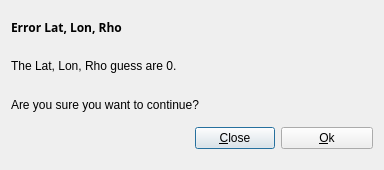
<?xml version="1.0" encoding="UTF-8"?>
<ui version="4.0">
 <class>HellingerErrorLatLonRho</class>
 <widget class="QDialog" name="HellingerErrorLatLonRho">
  <property name="geometry">
   <rect>
    <x>0</x>
    <y>0</y>
    <width>384</width>
    <height>170</height>
   </rect>
  </property>
  <property name="windowTitle">
   <string>Dialog</string>
  </property>
  <layout class="QGridLayout" name="gridLayout">
   <item row="0" column="0">
    <widget class="QLabel" name="label">
     <property name="font">
      <font>
       <family>Sans Serif</family>
       <weight>75</weight>
       <bold>true</bold>
      </font>
     </property>
     <property name="text">
      <string>Error Lat, Lon, Rho</string>
     </property>
    </widget>
   </item>
   <item row="1" column="0" colspan="2">
    <widget class="QLabel" name="label_2">
     <property name="text">
      <string>The Lat, Lon, Rho guess are 0.</string>
     </property>
    </widget>
   </item>
   <item row="2" column="0" colspan="2">
    <widget class="QLabel" name="label_3">
     <property name="text">
      <string>Are you sure you want to continue?</string>
     </property>
    </widget>
   </item>
   <item row="3" column="1">
    <layout class="QFormLayout" name="formLayout">
     <item row="0" column="0">
      <widget class="QPushButton" name="button_close">
       <property name="text">
        <string>&amp;Close</string>
       </property>
      </widget>
     </item>
     <item row="0" column="1">
      <widget class="QPushButton" name="button_ok">
       <property name="text">
        <string>&amp;Ok</string>
       </property>
      </widget>
     </item>
    </layout>
   </item>
  </layout>
 </widget>
 <resources/>
 <connections>
  <connection>
   <sender>button_close</sender>
   <signal>clicked()</signal>
   <receiver>HellingerErrorLatLonRho</receiver>
   <slot>reject()</slot>
   <hints>
    <hint type="sourcelabel">
     <x>246</x>
     <y>193</y>
    </hint>
    <hint type="destinationlabel">
     <x>191</x>
     <y>109</y>
    </hint>
   </hints>
  </connection>
  <connection>
   <sender>button_ok</sender>
   <signal>clicked()</signal>
   <receiver>HellingerErrorLatLonRho</receiver>
   <slot>reject()</slot>
   <hints>
    <hint type="sourcelabel">
     <x>326</x>
     <y>193</y>
    </hint>
    <hint type="destinationlabel">
     <x>191</x>
     <y>109</y>
    </hint>
   </hints>
  </connection>
 </connections>
</ui>
